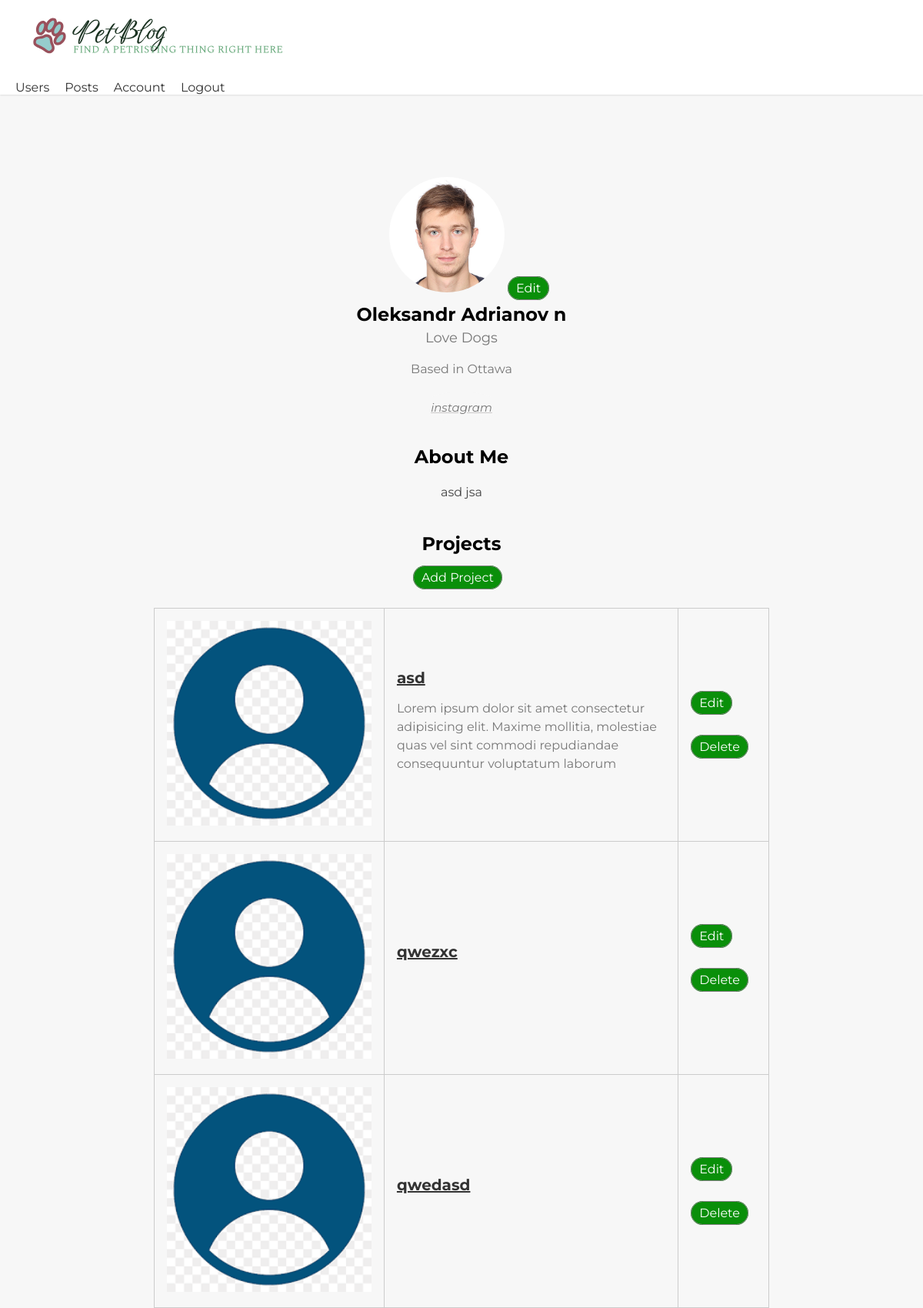
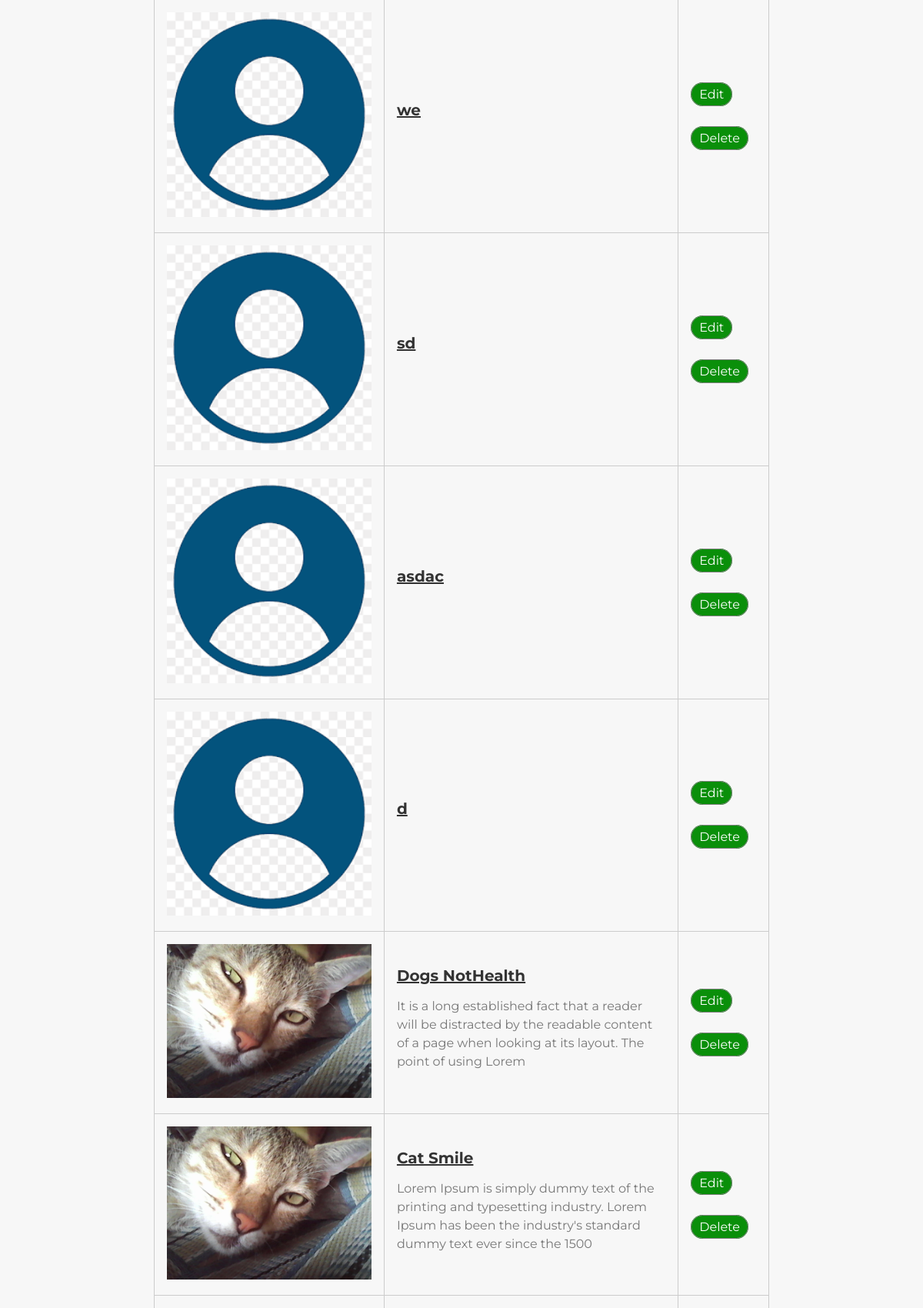
The app's page /account/ (signed in, upper part) with its own data (2 pictures, top to bottom).
### users/models.py (models this page shows, shortened)
class Profile(models.Model):
    user = models.OneToOneField(User, on_delete=models.CASCADE, null=True, blank=True)
    name = models.CharField(max_length=200, blank=True, null=True)
    email = models.EmailField(max_length=200, blank=True, null=True)
    username = models.CharField(max_length=200, blank=True, null=True)
    location = models.CharField(max_length=200, blank=True, null=True)
    short_intro = models.CharField(max_length=200, blank=True, null=True)
    bio = models.TextField(blank=True, null=True)
    profile_image = models.ImageField(null=True, blank=True, upload_to='profiles/', default='profiles/default.png')
    social_instagram = models.CharField(max_length=200, blank=True, null=True)
    social_facebook = models.CharField(max_length=200, blank=True, null=True)
    social_twitter = models.CharField(max_length=200, blank=True, null=True)
    created = models.DateTimeField(auto_now_add=True)

### projects/models.py (models this page shows, shortened)
class Project(models.Model):
    owner = models.ForeignKey(Profile, null=True, blank=True, on_delete=models.SET_NULL)
    title = models.CharField(max_length=200)
    featured_image = models.ImageField(null=True, blank=True, default='default.png')
    description = models.TextField(null=True, blank=True)
    demo_link = models.CharField(max_length=2000, null=True, blank=True)
    source_link = models.CharField(max_length=2000, null=True, blank=True)
    tags = models.ManyToManyField("Tag", blank=True)
    vote_total = models.IntegerField(default=0, null=True, blank=True)
    vote_ratio = models.IntegerField(default=0, null=True, blank=True)
    created = models.DateTimeField(auto_now_add=True)
    class Meta:
        ordering = ['-created']

### users/views.py (the view)
# urls.py: path('account/', views.userAccount, name='account'),
@login_required(login_url='login')
def userAccount(request):
    profile = request.user.profile
    projects = profile.project_set.all()
    context = {'profile': profile, 'projects': projects}
    return render(request, 'users/account.html', context)

### users/templates/users/account.html (shortened to what this page needs)
{% extends 'main.html' %}
{% block content %}
<main class="settingsPage profile my-md">
    <div class="container">
        <div class="layout">
            <div class="column column--1of3">
                <div class="card text-center">
                    <div class="card__body dev">
                        <img class="avatar avatar--xl dev__avatar" src="{{ profile.profile_image.url}}" />
                        <a class="tag tag--pill tag--main settings__btn" href="{% url 'edit-account' %}"> Edit</a>
                        <h2 class="dev__name">{{ profile.name }}</h2>
                        <p class="dev__title">{{ profile.short_intro}}</p>
                        <p class="dev__location">Based in {{profile.location}}</p>
                        <ul class="dev__social">
                            {% if profile.social_instagram %}
                            <li>
                                <a title="Instagram" href="{{ profile.social_instagram }}" target="_blank"><i class="instagram">instagram</i></a>
                            </li>
                            {% endif %}
                        </ul>
                    </div>
                </div>
            </div>
            <div class="column column--2of3">
                <div class="devInfo">
                    <h3 class="devInfo__title">About Me</h3>
                    <p class="devInfo__about">{{ profile.bio }}</p>
                </div>
                <div class="settings">
                    <h3 class="settings__title">Projects</h3>
                    <a class="tag tag--pill tag--sub settings__btn tag--lg" href="{% url 'create-project' %}"> Add Project</a>
                </div>
                <table class="settings__table">
                    {% for project in projects %}
                    <tr>
                        <td class="settings__thumbnail">
                            <a href="{% url 'project' project.id %}"><img src="{{project.featured_image.url}}" alt="Project Thumbnail" /></a>
                        </td>
                        <td class="settings__tableInfo">
                            <a href="{% url 'project' project.id %}">{{project.title}}</a>
                            <p>{{project.description|slice:"150"}}</p>
                        </td>
                        <td class="settings__tableActions">
                            <span id='edit-btn'>
                                <a class="tag tag--pill tag--main settings__btn" href="{% url 'update-project' project.id %}"> Edit</a> <br>
                                <br>
                                <br>
                                <a class="tag tag--pill tag--main settings__btn" href="{% url 'delete-project' project.id %}">
                                Delete</a>
                            </span>
                        </td>
                    </tr>
                    {% endfor %}
                </table>
            </div>
        </div>
    </div>
</main>
{% endblock %}

### static/styles/account.css (style rules this page uses)
.settingsPage { margin-top: 50px; }
.card__body { margin-top: 100px; }
.settingsPage { text-align: center; }
.dev__avatar { border-radius: 50%; width: 200px; height: 200px; margin-left: 30px; margin-top: 20px; }
.dev__name { font-size: 28px; font-weight: bold; margin-bottom: 5px; }
.dev__title { font-size: 18px; color: #777; margin-bottom: 20px; }
.dev__location { font-size: 16px; color: #777; margin-bottom: 20px; }
.dev__social { display: flex; justify-content: center; align-items: center; list-style: none; margin-bottom: 20px; padding: 0; }
.dev__social a { display: flex; justify-content: center; align-items: center; border-radius: 50%; background-color: #eee; width: 40px; height: 40px; }
.dev__social i { font-size: 15px; color: #777; }
.devInfo__title { font-size: 24px; font-weight: bold; margin-bottom: 20px; }
.devInfo__about { font-size: 16px; color: #777; line-height: 1.5; margin-bottom: 40px; }
.settings__title { font-size: 24px; font-weight: bold; margin-bottom: 20px; }
.settings__btn { margin-bottom: 20px; }
.settings__table { margin: auto; width: 100%; max-width: 800px; border-collapse: collapse; }
.settings__table td, .settings__table th { padding: 1rem; border: 1px solid #ccc; text-align: left; }
.settings__thumbnail img { width: 100%; }
.settings__tableInfo a { font-size: 20px; font-weight: bold; color: #333; margin-bottom: 10px; display: block; }
.settings__tableInfo p { font-size: 16px; color: #777; line-height: 1.5; margin-bottom: 10px; }
.settings__tableActions a:last-child { margin-top: 200px; margin-bottom: 200px; }
.tag--lg { background-color: #0a8f0a; color: #fff; border: none; padding: 10px; border-radius: 5px; cursor: pointer; transition: background-color 0.3s ease; text-decoration: none; }
.settings__btn { background-color: #0a8f0a; color: #fff; border: none; padding: 10px; border-radius: 5px; cursor: pointer; transition: background-color 0.3s ease; text-decoration: none; margin-bottom: 50px; }
.settings { margin-bottom: 30px; }
#edit-btn { margin-bottom: 100px; }

### static/styles/delete.css (style rules this page uses)
p { font-size: 20px; margin-bottom: 20px; }

### static/styles/user-profile.css (style rules this page uses)
.profile { background-color: #f7f7f7; padding: 50px 0; }
.avatar { width: 150px; height: 150px; border-radius: 50%; }
.dev__name { font-size: 24px; font-weight: 700; margin-top: 10px; }
.dev__title { font-size: 18px; margin-top: 5px; }
.dev__location { margin-top: 20px; font-size: 16px; }
.dev__social { margin-top: 20px; list-style: none; padding: 0; display: flex; justify-content: center; }
.dev__social li { margin-right: 10px; }
.dev__social li:last-child { margin-right: 0; }
.dev__social a { display: block; width: 100px; height: 40px; border-radius: 50%; background-color: #f7f7f7; color: #cbc9c9; line-height: 40px; font-size: 18px; transition: all 0.2s ease-in-out; }
.devInfo { margin-top: 30px; text-align: center; }
.devInfo__title { font-size: 24px; font-weight: 700; margin-bottom: 20px; }
.devInfo__about { font-size: 16px; line-height: 1.5; color: #444444; }

### static/styles/single-project.css (style rules this page uses)
.tag { border: 1px solid grey; border-radius: 20px; padding: 5px 10px; margin-right: 10px; margin-bottom: 10px; }

### static/styles/navbar.css (style rules this page uses)
body { background-color: #f5f5f5; font-family: 'Montserrat', sans-serif; margin: 0; }
.container { max-width: 1200px; margin: 0 auto; padding: 0 20px; }

### records on screen
Profile: profile_image (picture), name "Oleksandr Adrianov n", short_intro "Love Dogs", location "Ottawa", bio "asd jsa"
Project: featured_image (placeholder picture), title "asd", description "Lorem ipsum dolor sit amet consectetur adipisicing elit. Maxime mollitia, molestiae quas vel sint commodi repudiandae consequuntur voluptatum laborum"
Project: featured_image (placeholder picture), title "qwezxc"
Project: featured_image (placeholder picture), title "qwedasd"
Project: featured_image (placeholder picture), title "we"
Project: featured_image (placeholder picture), title "sd"
Project: featured_image (placeholder picture), title "asdac"
Project: featured_image (placeholder picture), title "d"
Project: featured_image (picture), title "Dogs NotHealth", description "It is a long established fact that a reader will be distracted by the readable content of a page when looking at its layout. The point of using Lorem"
Project: featured_image (picture), title "Cat Smile", description "Lorem Ipsum is simply dummy text of the printing and typesetting industry. Lorem Ipsum has been the industry's standard dummy text ever since the 1500"
